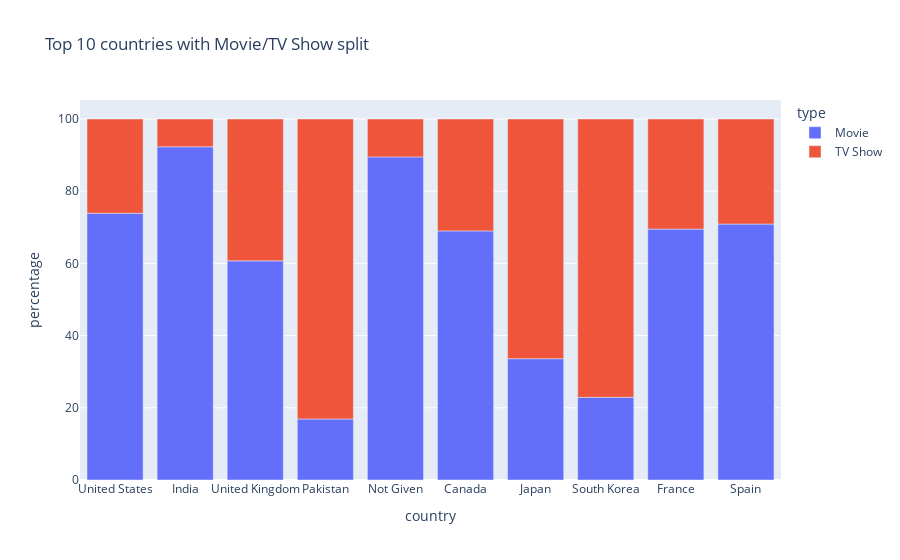

Here is the notebook cell this chart was saved with:
### Code cell
import plotly.express as px

# Step 1: Total content count per country (top 10)
df_country_viz_total = df_country[["title", "country"]]
df_country_viz_total = (
    df_country_viz_total.groupby(['country'])["title"]
    .count()
    .reset_index()
    .sort_values('title', ascending=False)
    .head(10)
    .rename(columns={"title": "total_content_count"})
)

# Step 2: Content count per country split by type (movie/TV)
df_country_viz1 = df_country[["title", "type", "country"]]
df_country_viz1 = (
    df_country_viz1.groupby(['country', 'type'])["title"]
    .count()
    .reset_index()
    .rename(columns={"title": "movies_count"})
)

# Step 3: Merge and calculate percentage share
final1 = df_country_viz_total.merge(df_country_viz1, how='left', on='country')
final1['percentage'] = (final1['movies_count'] / final1['total_content_count']) * 100
final1['percentage'] = final1['percentage'].round(1)
final1['percent_string'] = final1['percentage'].astype(str) + '%'

# Step 4: Plot
fig2 = px.bar(
    final1,
    x='country',
    y='percentage',
    color='type',
    title='Top 10 countries with Movie/TV Show split'
)
fig2.show()

### Figure 1 — Plotly figure (JSON) as saved in the notebook; plotly's stock layout.template omitted (floating-point values rounded to 4 significant figures)
{"data": [{"alignmentgroup": "True", "hovertemplate": "type=Movie<br>country=%{x}<br>percentage=%{y}<extra></extra>", "legendgroup": "Movie", "marker": {"color": "#636efa", "pattern": {"shape": ""}}, "name": "Movie", "offsetgroup": "Movie", "orientation": "v", "showlegend": true, "textposition": "auto", "type": "bar", "x": ["United States", "India", "United Kingdom", "Pakistan", "Not Given", "Canada", "Japan", "South Korea", "France", "Spain"], "xaxis": "x", "y": [73.9, 92.3, 60.7, 16.9, 89.5, 69, 33.6, 22.9, 69.5, 70.9], "yaxis": "y"}, {"alignmentgroup": "True", "hovertemplate": "type=TV Show<br>country=%{x}<br>percentage=%{y}<extra></extra>", "legendgroup": "TV Show", "marker": {"color": "#EF553B", "pattern": {"shape": ""}}, "name": "TV Show", "offsetgroup": "TV Show", "orientation": "v", "showlegend": true, "textposition": "auto", "type": "bar", "x": ["United States", "India", "United Kingdom", "Pakistan", "Not Given", "Canada", "Japan", "South Korea", "France", "Spain"], "xaxis": "x", "y": [26.1, 7.7, 39.3, 83.1, 10.5, 31, 66.4, 77.1, 30.5, 29.1], "yaxis": "y"}], "layout": {"barmode": "relative", "legend": {"title": {"text": "type"}, "tracegroupgap": 0}, "title": {"text": "Top 10 countries with Movie/TV Show split"}, "xaxis": {"anchor": "y", "domain": [0, 1], "title": {"text": "country"}}, "yaxis": {"anchor": "x", "domain": [0, 1], "title": {"text": "percentage"}}}}
